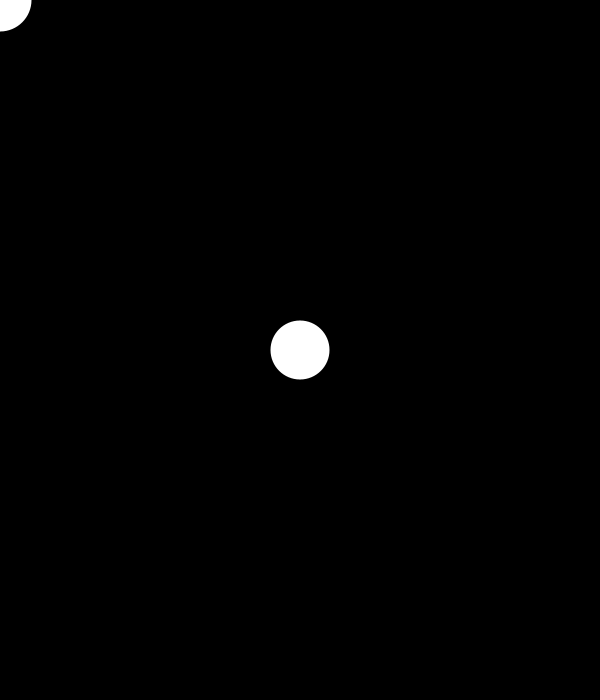
Frame 1 (no input)
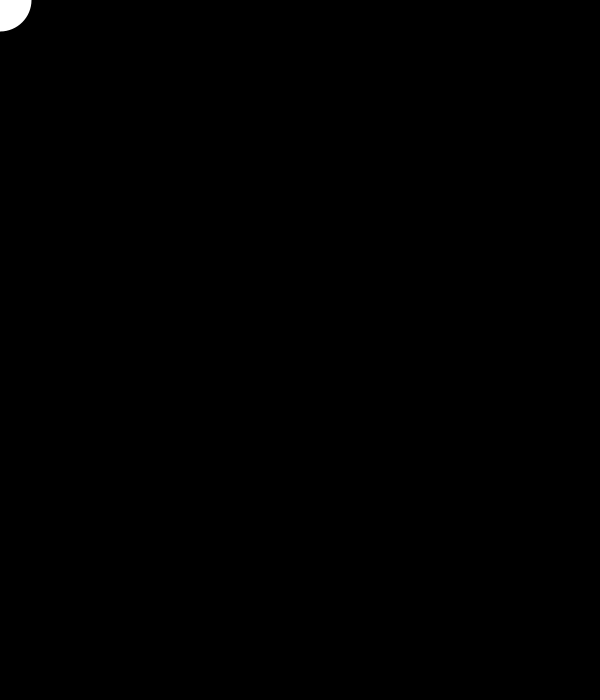
Frame 60 (the mouse pressed at the canvas centre just before this capture)
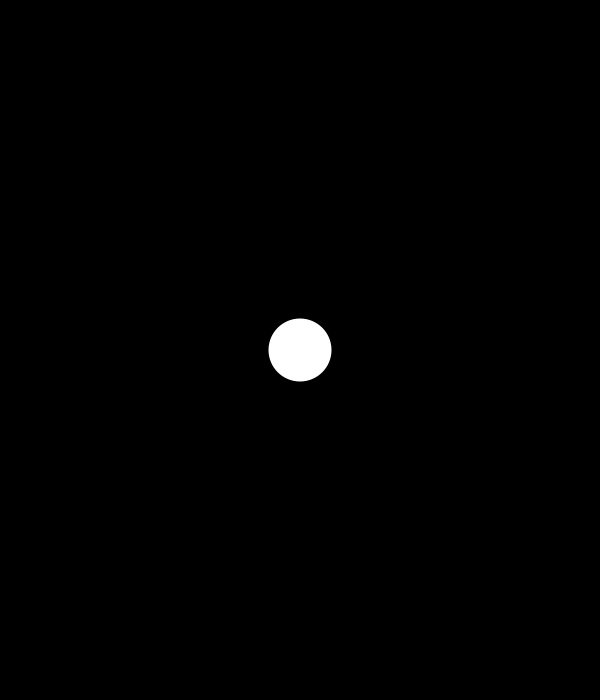
Frame 120 (the mouse held since frame 60 and released just before this capture)

The Processing sketch that drew these frames (run headless with seeded random() and noise(); from frame 60 on, the mouse is pressed at the canvas centre):

// Processing sketch: Snake_thing
// ── Snake_thing.pde
int count = 30;
float[] x = new float[count];
float[] y = new float[count];

void setup() {
 fill(122,122);
  noStroke();
  size(600, 700);
  for (int i = 0; i< count; i++) {
    x[i] = width/2;
    y[i] = height/2;
  }
  
}

void draw() {background(0);
  fill(255);
  x[count-1] = mouseX;
  y[count-1] = mouseY;
  for ( int i=0; i<count-1; i++) {
    x[i]= x[i+1];
    y[i]= y[i+1];
  }
  for (int i =0; i<count; i++) {
    ellipse(x[i], y[i], 5+i*2, 5+i*2);
  }
}
